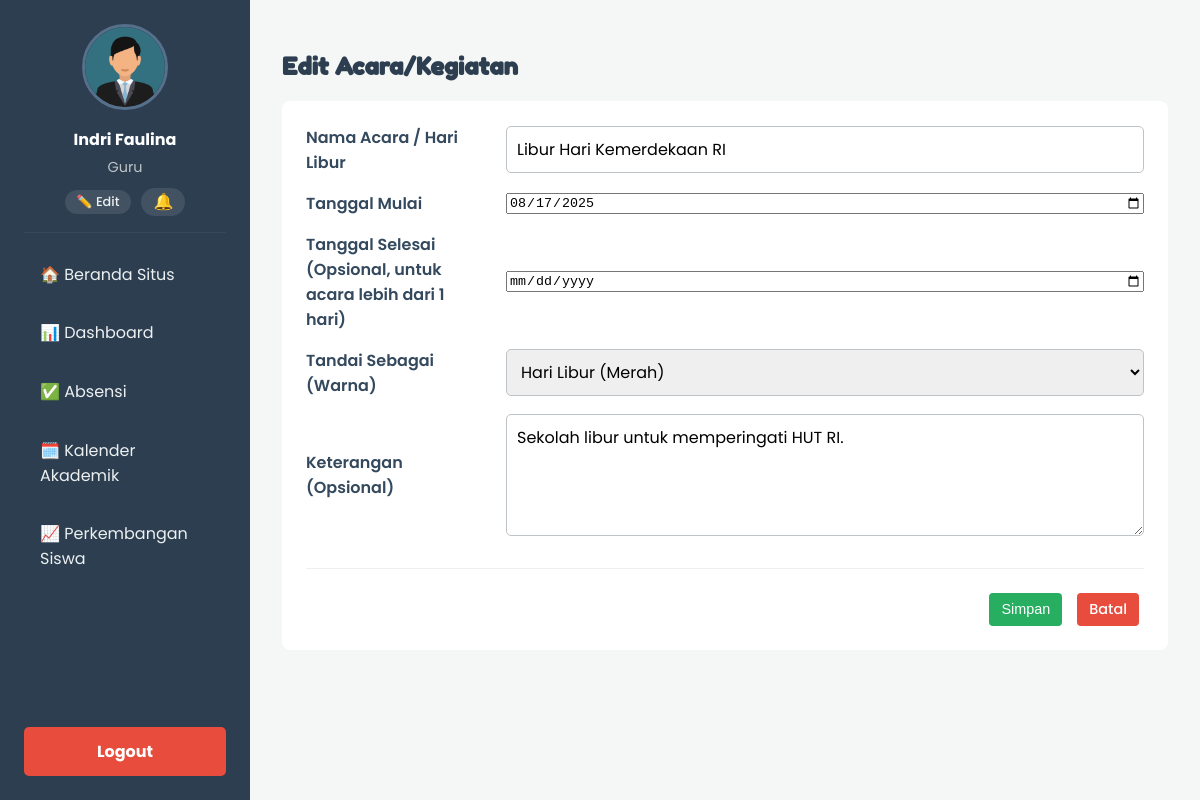
Page /guru/form_kalender.php?id=3 (signed in) on the committed database.
### tables this page shows
CREATE TABLE `kalender_akademik` (
  `id_event` int(11) NOT NULL,
  `tanggal_mulai` date NOT NULL,
  `tanggal_selesai` date DEFAULT NULL,
  `nama_event` varchar(255) NOT NULL,
  `keterangan` text DEFAULT NULL,
  `warna_event` varchar(20) NOT NULL DEFAULT 'biru',
  `id_guru` int(11) NOT NULL
);

### guru/form_kalender.php (the view, shortened to what this page needs)
<?php
include 'template_header.php';
require_once '../config.php';
$is_edit = false;
$event_data = ['id_event' => '', 'nama_event' => '', 'tanggal_mulai' => '', 'tanggal_selesai' => '', 'keterangan' => '', 'warna_event' => 'biru'];
if (isset($_GET['id'])) {
    $is_edit = true;
    $id_event = (int)$_GET['id'];
    $stmt = $conn->prepare("SELECT * FROM kalender_akademik WHERE id_event = ?");
    $stmt->bind_param("i", $id_event);
    $stmt->execute();
    $result = $stmt->get_result();
    if ($result->num_rows > 0) {
        $event_data = $result->fetch_assoc();
    }
}
?>
<div class="admin-content-header">
    <h2><?php echo $is_edit ? 'Edit Acara/Kegiatan' : 'Tambah Acara/Kegiatan Baru'; ?></h2>
</div>
<div class="admin-content-body">
    <div class="form-container">
        <form action="proses_kalender.php" method="POST">
            <div class="form-group">
                <label for="nama_event">Nama Acara / Hari Libur</label>
                <input type="text" id="nama_event" name="nama_event" value="<?php echo htmlspecialchars($event_data['nama_event']); ?>" required>
            </div>
            <div class="form-group">
                <label for="tanggal_mulai">Tanggal Mulai</label>
                <input type="date" id="tanggal_mulai" name="tanggal_mulai" value="<?php echo $event_data['tanggal_mulai']; ?>" required>
            </div>
            <div class="form-group">
                <label for="tanggal_selesai">Tanggal Selesai (Opsional, untuk acara lebih dari 1 hari)</label>
                <input type="date" id="tanggal_selesai" name="tanggal_selesai" value="<?php echo $event_data['tanggal_selesai']; ?>">
            </div>
            <div class="form-group">
                <label for="warna_event">Tandai Sebagai (Warna)</label>
                <select id="warna_event" name="warna_event" required>
                    <option value="merah" <?php echo ($event_data['warna_event'] == 'merah') ? 'selected' : ''; ?>>Hari Libur (Merah)</option>
                </select>
            </div>
            <div class="form-group">
                <label for="keterangan">Keterangan (Opsional)</label>
                <textarea id="keterangan" name="keterangan" rows="4"><?php echo htmlspecialchars($event_data['keterangan']); ?></textarea>
            </div>
            <div class="form-actions">
                <button type="submit" name="simpan_event" class="btn-aksi btn-simpan">Simpan</button>
                <a href="manajemen_kalender.php" class="btn-aksi btn-hapus">Batal</a>
            </div>
        </form>
    </div>
</div>
<?php include 'template_footer.php'; ?>

### css/admin.css (style rules this page uses)
body { font-family: 'Poppins', sans-serif; margin: 0; background-color: #f4f7f6; color: #333; }
.admin-content-header h2 { font-family: 'Fredoka One', cursive; text-align: left; color: #2c3e50; }
.form-container { background-color:#fff;padding:1.5rem;border-radius:8px }
.form-actions { display:flex;justify-content:flex-end;gap:10px;margin-top:2rem;border-top:1px solid #ecf0f1;padding-top:1.5rem }
.form-container .form-group { display:grid;gap:10px 20px;align-items:center;margin-bottom:1rem }
.form-container .form-group label { font-weight:600;color:#34495e;text-align:left }
.form-container input[type="text"], .form-container input[type="password"], .form-container select, .form-container textarea, .form-container input[type="file"] { width:100%;padding:10px;border-radius:5px;border:1px solid #bdc3c7;box-sizing:border-box;font-size:1rem;font-family:'Poppins',sans-serif }
.btn-aksi { display:inline-block;padding:6px 12px;margin-right:5px;border-radius:4px;color:#fff;text-decoration:none;font-size:.9rem;text-align:center;border:none;cursor:pointer;font-weight:500 }
.btn-hapus { background-color:#e74c3c }
.btn-simpan { background-color:#27ae60 }
@media (min-width: 768px) { .form-container .form-group { grid-template-columns:180px 1fr } }

### rows in the picture
kalender_akademik: nama_event "Libur Hari Kemerdekaan RI", tanggal_mulai "08/17/2025", warna_event "Hari Libur (Merah)", keterangan "Sekolah libur untuk memperingati HUT RI."

### other values in the picture
$_SESSION['guru_nama'] "Indri Faulina"
